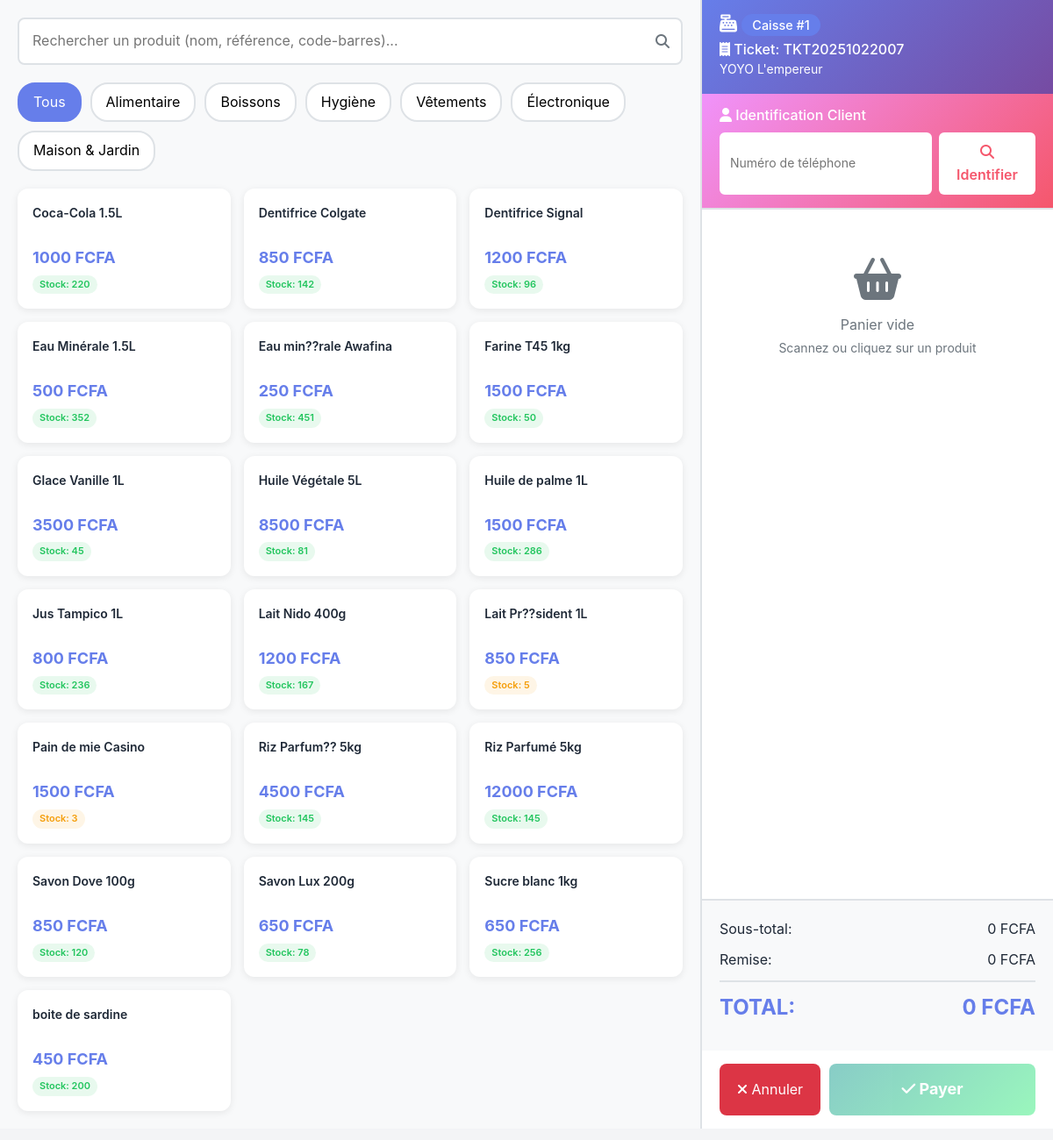
The app's page /pos/ (signed in), older data.
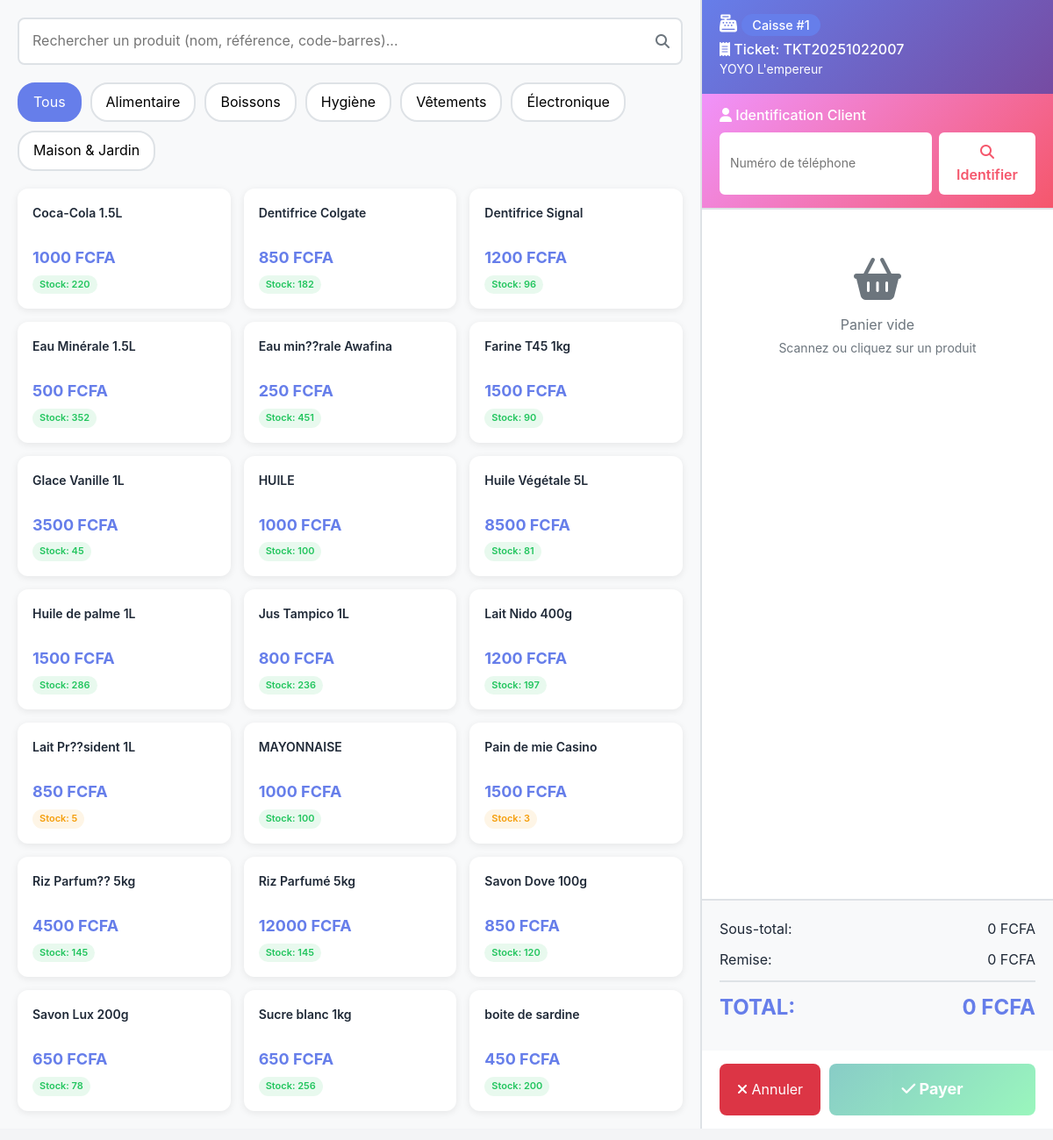
The same page, newer data.
### CarrefourApp/models.py (models this page shows, shortened)
class Produit(models.Model):
    CATEGORIES = [
        ('ALIMENTAIRE', 'Alimentaire'),
        ('BOISSONS', 'Boissons'),
        ('HYGIENE', 'Hygiène'),
        ('VETEMENTS', 'Vêtements'),
        ('ELECTRONIQUE', 'Électronique'),
        ('MAISON', 'Maison & Jardin'),
    ]
    STATUTS = [
        ('EN_STOCK', 'En stock'),
        ('CRITIQUE', 'Stock critique'),
        ('RUPTURE', 'Rupture'),
    ]
    reference = models.CharField(max_length=20, unique=True, verbose_name="Référence")
    nom = models.CharField(max_length=200, verbose_name="Nom du produit")
    categorie = models.CharField(max_length=50, choices=CATEGORIES, verbose_name="Catégorie")
    prix_unitaire = models.DecimalField(max_digits=10, decimal_places=2, verbose_name="Prix de vente (FCFA)")
    prix_achat = models.DecimalField(max_digits=10, decimal_places=2, verbose_name="Prix d'achat (FCFA)")
    stock_actuel = models.IntegerField(default=0, verbose_name="Stock actuel")
    stock_critique = models.IntegerField(default=10, verbose_name="Seuil critique")
    seuil_reapprovisionnement = models.IntegerField(
        default=20,
        verbose_name="Seuil de réapprovisionnement",
        help_text="Quantité en dessous de laquelle il faut réapprovisionner"
    )
    stock_minimum = models.IntegerField(
        default=5,
        verbose_name="Stock minimum",
        help_text="Stock minimum à maintenir"
    )
    stock_maximum = models.IntegerField(
        default=1000,
        verbose_name="Stock maximum",
        help_text="Stock maximum autorisé"
    )
    fournisseur_principal = models.ForeignKey(
        'Fournisseur',
        on_delete=models.SET_NULL,
        null=True,
        blank=True,
        verbose_name="Fournisseur principal",
        related_name='produits'
    )
    fournisseur = models.CharField(max_length=200, blank=True, verbose_name="Fournisseur (ancien)")
    description = models.TextField(blank=True, default='', verbose_name="Description")
    image = models.ImageField(upload_to='produits/', blank=True, null=True)
    code_barre = models.CharField(max_length=50, blank=True, default='', verbose_name="Code-barres")
    statut = models.CharField(max_length=20, choices=STATUTS, default='EN_STOCK')
    est_actif = models.BooleanField(default=True, verbose_name="Produit actif")
    date_ajout = models.DateTimeField(auto_now_add=True)
    date_modification = models.DateTimeField(auto_now=True)
    class Meta:
        verbose_name = 'Produit'
        verbose_name_plural = 'Produits'

### CarrefourApp/views.py (the view)
# urls.py: path('pos/', views.pos_interface, name='pos_interface'),
@login_required
def pos_interface(request):
    session_ouverte = SessionCaisse.objects.filter(
        caissier=request.user,
        est_cloturee=False
    ).first()
    if not session_ouverte:
        messages.warning(request, "Vous devez ouvrir une session de caisse avant de commencer.")
        return redirect('pos_ouvrir_session')
    transaction_en_cours = Transaction.objects.filter(
        caissier=request.user,
        statut='EN_COURS'
    ).first()
    produits = Produit.objects.filter(
        est_actif=True,
        stock_actuel__gt=0
    ).order_by('nom')
    types_paiement = TypePaiement.objects.filter(est_actif=True)
    categories = Produit.CATEGORIES
    context = {
        'session': session_ouverte,
        'transaction': transaction_en_cours,
        'produits': produits,
        'types_paiement': types_paiement,
        'categories': categories,
    }
    return render(request, 'caisse/pos_interface.html', context)

### CarrefourApp/context_processors.py (called while the page is built)
def dashboard_url(request):
    if request.user.is_authenticated:
        dashboard_map = {
            'DG': 'dashboard_dg',
            'DAF': 'dashboard_daf',
            'RH': 'dashboard_rh',
            'STOCK': 'dashboard_stock',
            'CAISSIER': 'dashboard_caisse',
            'MARKETING': 'dashboard_marketing',
        }
        return {
            'user_dashboard_url': dashboard_map.get(request.user.role, 'home')
        }
    return {
        'user_dashboard_url': 'home'
    }

### templates/caisse/pos_interface.html (shortened to what this page needs)
{% extends 'base.html' %}
{% load static %}
{% block content %}
<div class="pos-container">
    <div class="pos-products">
        <div class="search-box">
            <input type="text" id="searchProduct" placeholder="Rechercher un produit (nom, référence, code-barres)..." autofocus>
            <i class="fas fa-search"></i>
        </div>
        <div class="category-filters">
            <button class="category-btn active" data-category="all">Tous</button>
            {% for code, label in categories %}
            <button class="category-btn" data-category="{{ code }}">{{ label }}</button>
            {% endfor %}
        </div>
        <div class="product-grid" id="productGrid">
            {% for produit in produits %}
            <div class="product-card"
                 data-category="{{ produit.categorie }}"
                 data-id="{{ produit.id }}"
                 data-name="{{ produit.nom }}"
                 data-price="{{ produit.prix_unitaire }}"
                 data-stock="{{ produit.stock_actuel }}">
                <div class="product-name">{{ produit.nom }}</div>
                <div class="product-price">{{ produit.prix_unitaire|floatformat:0 }} FCFA</div>
                <div class="product-stock">
                    {% if produit.stock_actuel > 20 %}
                        <span class="badge-stock badge-success">Stock: {{ produit.stock_actuel }}</span>
                    {% elif produit.stock_actuel > 0 %}
                        <span class="badge-stock badge-warning">Stock: {{ produit.stock_actuel }}</span>
                    {% else %}
                        <span class="badge-stock badge-danger">Rupture</span>
                    {% endif %}
                </div>
            </div>
            {% endfor %}
        </div>
    </div>
    <div class="pos-cart">
        <div class="pos-header">
            <h5 class="mb-0">
                <i class="fas fa-cash-register"></i> <span style="background: #667eea; color: white; padding: 0.25rem 0.75rem; border-radius: 20px; font-size: 0.9rem;">Caisse #{{ session.numero_caisse }}</span>
            </h5>
            <h6 class="mb-0 mt-2">
                <i class="fas fa-receipt"></i> Ticket: <span id="ticketNumber">{{ transaction.numero_ticket|default:"Nouvelle vente" }}</span>
            </h6>
            <small>{{ session.caissier.get_full_name }}</small>
        </div>
        <div class="client-section">
            <h6 class="mb-0"><i class="fas fa-user"></i> Identification Client</h6>
            <div id="clientSearchForm">
                <div class="client-input-group">
                    <input type="tel" id="clientPhone" placeholder="Numéro de téléphone" maxlength="15">
                    <button type="button" onclick="identifyClient()">
                        <i class="fas fa-search"></i> Identifier
                    </button>
                </div>
            </div>
        </div>
        <div class="cart-items" id="cartItems">
            <div class="empty-cart">
                <i class="fas fa-shopping-basket fa-3x mb-3"></i>
                <p>Panier vide<br><small>Scannez ou cliquez sur un produit</small></p>
            </div>
        </div>
        <div class="cart-summary">
            <div class="summary-row">
                <span>Sous-total:</span>
                <span id="subtotal">0 FCFA</span>
            </div>
            <div class="summary-row">
                <span>Remise:</span>
                <span id="discount">0 FCFA</span>
            </div>
            <div class="summary-row total">
                <span>TOTAL:</span>
                <span id="total">0 FCFA</span>
            </div>
        </div>
        <div class="pos-actions">
            <button class="btn-cancel" onclick="cancelTransaction()">
                <i class="fas fa-times"></i> Annuler
            </button>
            <button class="btn-checkout" id="btnCheckout" onclick="showPaymentModal()" disabled>
                <i class="fas fa-check"></i> Payer
            </button>
        </div>
    </div>
</div>
{% endblock %}

Row changes from the older to the newer data that the page shows:
changed Produit "Dentifrice Colgate": stock_actuel "142" → "182"
changed Produit "Farine T45 1kg": stock_actuel "50" → "90"
added Produit: nom "HUILE", prix_unitaire "1000", stock_actuel "100"
changed Produit "Lait Nido 400g": stock_actuel "167" → "197"
now on this page (row edited): Produit: nom "MAYONNAISE", prix_unitaire "1000", stock_actuel "100"
